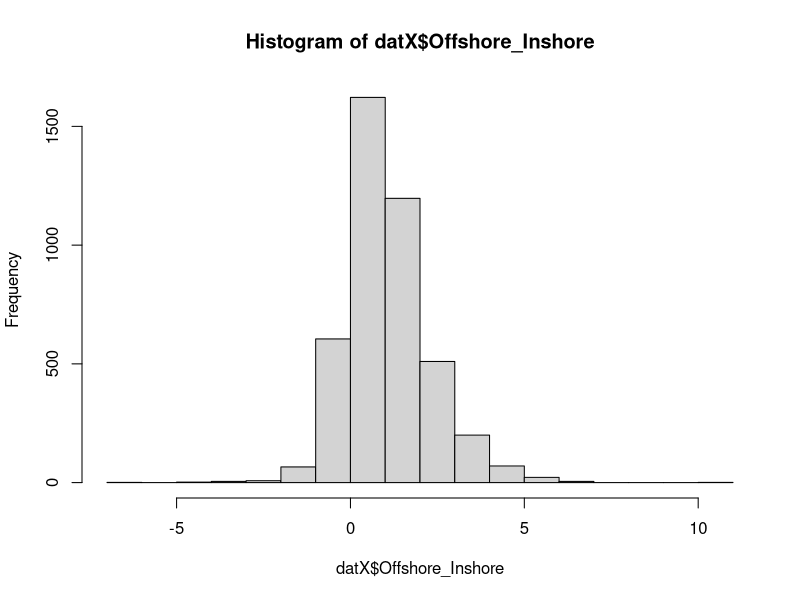

Source code (R): (Note: this script raises an error after producing the figure.)
# Looking at the temperature gradient from inner shelf to outer shelf

## Need to get location and date matrix then extract SST from satelites

# As inshore, let's use 15km from shore


library(tidyverse)

# #inshore locations (15 km from shore):
#  # CB - -28.632 , 153.794
#  # EH - -29 , 153.637
#  # NS - -30 , 153.384
#  # DH - -31.75, 152.944
# sitesX <- data.frame(Site = c("CapeByron", "EvansHead", "NorthSolitary", "DiamondHead"),
#                     Latitude_Inshore = c(-28.632, -29, -30, -31.75),
#                     Longitude_Inshore = c(153.794, 153.637, 153.384, 152.944))
# 
# # For 8km offshore as inshore locations
# #sitesX <- data.frame(Site = c("CapeByron", "EvansHead", "NorthSolitary", "DiamondHead"),
# #                     Latitude_Inshore = c(-28.63198, -29, -30, -31.75),
# #                     Longitude_Inshore = c(153.7224, 153.5652, 153.3115, 152.8702))
# 
# # Offshore locations
# library(geosphere)
# destPoint(p = c(sitesX$Longitude_Inshore[1], sitesX$Latitude_Inshore[1]), b = 90, d = 30000)
# destPoint(p = c(sitesX$Longitude_Inshore[2], sitesX$Latitude_Inshore[2]), b = 90, d = 30000)
# destPoint(p = c(sitesX$Longitude_Inshore[3], sitesX$Latitude_Inshore[3]), b = 90, d = 30000)
# destPoint(p = c(sitesX$Longitude_Inshore[4], sitesX$Latitude_Inshore[4]), b = 90, d = 30000)
# 
# # # get 8km offshore locations
# # destPoint(p = c(sitesX$Longitude_Inshore[1], sitesX$Latitude_Inshore[1]), b = 270, d = 7000)
# # destPoint(p = c(sitesX$Longitude_Inshore[2], sitesX$Latitude_Inshore[2]), b = 270, d = 7000)
# # destPoint(p = c(sitesX$Longitude_Inshore[3], sitesX$Latitude_Inshore[3]), b = 270, d = 7000)
# # destPoint(p = c(sitesX$Longitude_Inshore[4], sitesX$Latitude_Inshore[4]), b = 270, d = 7000)
# 
# # Offshore locations (45km offshore)
# sitesX$Latitude_Offshore <- c(-28.63165, -28.99976, -29.99963, -31.74961)
# sitesX$Longitude_Offshore <- c(154.1008, 153.9449, 153.6949, 153.2606)
# 
# sitesX
# 
# # Now make date string
# # let's to 2004 - 2013 (10 years)
# 
# Date = seq.Date(from = as.Date("2004-01-01") , to = as.Date("2013-12-31"), by = 1)
# 
# 
# ### Make a dataframe for each site
# sites = levels(sitesX$Site)
# sites
# 
# df_list <- list()
# 
# for (i in sites){
#   dat2 <- filter(sitesX, Site == i)
#   assign(paste0("dat_",i,"_West"), data.frame(Longitude = dat2$Longitude_Inshore[1], Latitude = dat2$Latitude_Inshore[1],
#                                               Date =seq.Date(from = as.Date("2004-01-01") , to = as.Date("2013-12-31"), by = 1),
#                                               Location = paste0(i,"_West")))
#   assign(paste0("dat_",i,"_East"), data.frame(Longitude = dat2$Longitude_Offshore[1], Latitude = dat2$Latitude_Offshore[1],
#                                               Date = seq.Date(from = as.Date("2004-01-01") , to = as.Date("2013-12-31"), by = 1),
#                                               Location = paste0(i,"_East")))
# }
# 
# # merge into a single dataframe
# df_list <- list(dat_CapeByron_East, dat_CapeByron_West, dat_DiamondHead_East, dat_DiamondHead_West,
#                 dat_EvansHead_East, dat_EvansHead_West, dat_NorthSolitary_East, dat_NorthSolitary_West)
# full_dat <- bind_rows(df_list)
# full_dat$Location <- as.factor(full_dat$Location)
# str(full_dat)
# 
# 
# # 
# # 
# # ############################
# # # 
# # Test a smaller dataset (works well)
# #full_dat <- head(full_dat)
# 
# # # remove dodgy dates from MODIS
# # full_dat <- filter(full_dat, Date != "2004-12-04")
# # full_dat <- filter(full_dat, Date != "2006-07-05")
# # full_dat <- filter(full_dat, Date != "2007-06-02")
# # full_dat <- filter(full_dat, Date != "2007-12-02")
# #
# #
# CBE_dat <- filter(full_dat, Location == "CapeByron_East")
# CBW_dat <- filter(full_dat, Location == "CapeByron_West")
# DHE_dat <- filter(full_dat, Location == "DiamondHead_East")
# DHW_dat <- filter(full_dat, Location == "DiamondHead_West")
# NSE_dat <- filter(full_dat, Location == "NorthSolitary_East")
# NSW_dat <- filter(full_dat, Location == "NorthSolitary_West")
# EHE_dat <- filter(full_dat, Location == "EvansHead_East")
# EHW_dat <- filter(full_dat, Location == "EvansHead_West")
# 
# 
# head(full_dat)
# 
# ## Load download code
# source("../../../IMOS Data/IMOS_Toolbox/fIMOS_MatchMODIS.R")
# #source("fIMOS_MatchMODIS.R")
# 
# 
# # Possible products
# # pr <- c("sst_quality", "sst", "picop_brewin2012in", "picop_brewin2010at", "par",
# #         "owtd", "npp_vgpm_eppley_oc3", "npp_vgpm_eppley_gsm", "nanop_brewin2012in",
# #         "nanop_brewin2010at", "l2_flags", "ipar", "dt", "chl_oc3", "chl_gsm", "K_490")
# 
# pr <- c("sst") # select products here eg: "chl_oc3", "sst"
# # # Set resolutions
# # res_temp <- "1d" # temporal resolutions
# # res_spat <- 5 # Return the average of res_spat x res_spat pixels
# # 
# # #dat <- fIMOS_MatchMODIS(full_dat, pr, res_temp, res_spat)
# # #str(dat)
# # 
# 
# 
# #write.csv(dat, "Inshore_Offshore_Gradient.csv", row.names = F)


# 
#CBE_dat <- fIMOS_MatchMODIS(CBE_dat, pr, res_temp, res_spat) #
#write.csv(CBE_dat, "CB_east.csv", row.names = FALSE)
CBE_dat <- read_csv("CB_east.csv")

#CBW_dat <- fIMOS_MatchMODIS(CBW_dat, pr, res_temp, res_spat) #
#write.csv(CBW_dat_15km, "CB_west.csv", row.names = FALSE)
CBW_dat <- read_csv("CB_west.csv")

#EHE_dat <- fIMOS_MatchMODIS(EHE_dat, pr, res_temp, res_spat) #
#write.csv(EHE_dat, "EH_east.csv", row.names = FALSE)
EHE_dat <- read_csv("EH_east.csv")

#EHW_dat <- fIMOS_MatchMODIS(EHW_dat, pr, res_temp, res_spat) #
#write.csv(EHW_dat_15km, "EH_west.csv", row.names = FALSE)
EHW_dat <- read_csv("EH_west.csv")

#NSE_dat <- fIMOS_MatchMODIS(NSE_dat, pr, res_temp, res_spat) #
#write.csv(NSE_dat, "NS_east.csv", row.names = FALSE)
NSE_dat <- read_csv("NS_east.csv")

#NSW_dat <- fIMOS_MatchMODIS(NSW_dat, pr, res_temp, res_spat) #
#write.csv(NSW_dat_15km, "NS_west.csv", row.names = FALSE)
NSW_dat <- read_csv("NS_west.csv")

#DHE_dat <- fIMOS_MatchMODIS(DHE_dat, pr, res_temp, res_spat) #
#write.csv(DHE_dat, "DH_east.csv", row.names = FALSE)
DHE_dat <- read_csv("DH_east.csv")


#DHW_dat <- fIMOS_MatchMODIS(DHW_dat, pr, res_temp, res_spat) #
#write.csv(DHW_dat_15km, "DH_west.csv", row.names = FALSE)
DHW_dat <- read_csv("DH_west.csv")

# # 
df_list <- list(CBE_dat, CBW_dat, EHE_dat,EHW_dat, NSW_dat, NSE_dat, DHE_dat, DHW_dat) # fill with more later
dat <- bind_rows(df_list)


dat2 <- str_split_fixed(dat$Location, pattern = "_", n = 2)
dat$Transect <- as.factor(dat2[,1])
dat$East_West <- as.factor(dat2[,2])
# Remove data columns that don't match for east and west data
dat$Location <- NULL
dat$Latitude <- NULL
dat$Longitude <- NULL
head(dat)

datX <- dat %>% spread(key = East_West, value = sst_1d,  fill = NA) %>% mutate(Offshore_Inshore = East - West)

head(datX)
tail(datX)
hist(datX$Offshore_Inshore)
summary(datX$Offshore_Inshore)
levels(dat$East_West)
levels(dat$Transect)

datX$Transect <- factor(datX$Transect, levels = c("CapeByron", "EvansHead", "NorthSolitary", "DiamondHead"))

write.csv(datX, "Data/Temp gradient all sites.csv", row.names = F)

library(tidyverse)

datX <- read_csv("Data/Temp gradient all sites.csv")
datX$Transect <- factor(datX$Transect, levels = c("CapeByron", "EvansHead", "NorthSolitary", "DiamondHead"))
datX <- filter(datX, Offshore_Inshore <= 8)
head(datX)


# count all samples
dat_sum_all <- datX %>% group_by(Transect) %>% drop_na(Offshore_Inshore) %>% 
  summarise(n = n(), mean = mean(Offshore_Inshore), median = median(Offshore_Inshore), sd = sd(Offshore_Inshore))
dat_sum_all
dat_sum_all$Transect <- factor(dat_sum_all$Transect, levels = c("CapeByron", "EvansHead", "NorthSolitary", "DiamondHead"))


# count all samples with a difference > 1
dat_sum <- datX %>% filter(Offshore_Inshore >= 1) %>% group_by(Transect) %>% drop_na() %>%
  summarise(n = n())
dat_sum
dat_sum$Transect <- factor(dat_sum$Transect, levels = c("CapeByron", "EvansHead", "NorthSolitary", "DiamondHead"))



p1 <- ggplot(datX, aes(x = Offshore_Inshore)) + geom_histogram(aes(y = stat(count / sum(count))), binwidth = 0.5) +
  facet_wrap(~Transect) + theme_bw() + geom_vline(aes(xintercept = 0),lty = 2) +
  xlab("Offshore - Inshore Temp (deg C)") + ylab("Proportion") +
geom_label(data = dat_sum, aes(x = 4.8, y = 0.075, 
    label = paste("Mean: ", round(dat_sum_all$mean, 1), "\nMedian: ", 
    round(dat_sum_all$median,1), "\nSD: ", round(dat_sum_all$sd, 1),
    "\n% > 1 deg:", round(n/dat_sum_all$n *100,1))))
p1

ggsave("plots/Inshore_Offshore_Temp_Gradiet.png", height = 21.8, width = 14.8*2, dpi = 600, units = "cm")

# Check Seasonal Patterns
# Cape Byron
# count all samples
datX2_cb <- filter(datX, Transect == "CapeByron")

dat_sum_all_cb <- datX2_cb %>% group_by(Transect, Month) %>% drop_na(Offshore_Inshore) %>% 
  summarise(n = n(), mean = mean(Offshore_Inshore), median = median(Offshore_Inshore), sd = sd(Offshore_Inshore)) %>%
  drop_na()
dat_sum_all_cb
dat_sum_all_cb$Transect <- factor(dat_sum_all_cb$Transect, levels = c("CapeByron", "EvansHead", "NorthSolitary", "DiamondHead"))

# count all samples with a difference > 1
dat_sum_cb <- datX2_cb %>% filter(Offshore_Inshore >= 1) %>% group_by(Transect, Month) %>% drop_na() %>%
  summarise(n = n()) %>% drop_na()
dat_sum_cb
dat_sum_cb$Transect <- factor(dat_sum_cb$Transect, levels = c("CapeByron", "EvansHead", "NorthSolitary", "DiamondHead"))


p1 <- ggplot(datX2_cb, aes(x = Offshore_Inshore)) + geom_histogram(aes(y = stat(count / sum(count))), binwidth = 0.5) +
  facet_wrap(~Month) + theme_bw() + geom_vline(aes(xintercept = 0),lty = 2) +
  xlab("Offshore - Inshore Temp (deg C)") + ylab("Proportion") +
  geom_label(data = dat_sum_cb, aes(x = 4.8, y = 0.075, 
                                 label = paste("Mean: ", round(dat_sum_all_cb$mean, 1), "\nMedian: ", 
                                               round(dat_sum_all_cb$median,1), "\nSD: ", round(dat_sum_all_cb$sd, 1),
                                               "\n% > 1 deg:", round(dat_sum_cb$n/dat_sum_all_cb$n *100,1))))
p1
ggsave("plots/Inshore_Offshore_Temp_Gradiet CB Months.png", height = 21.8, width = 14.8*2, dpi = 600, units = "cm")

dat_sum_all_cb$Percent_1 <-  dat_sum_cb$n/dat_sum_all_cb$n *100
dat_sum_all_cb <- dat_sum_all_cb %>% drop_na()
dat_sum_all_cb

# Evans Head
# count all samples
datX2_EH <- filter(datX, Transect == "EvansHead")

dat_sum_all_EH <- datX2_EH %>% group_by(Transect, Month) %>% drop_na(Offshore_Inshore) %>% 
  summarise(n = n(), mean = mean(Offshore_Inshore), median = median(Offshore_Inshore), sd = sd(Offshore_Inshore))
dat_sum_all_EH
dat_sum_all_EH$Transect <- factor(dat_sum_all_EH$Transect, levels = c("CapeByron", "EvansHead", "NorthSolitary", "DiamondHead"))


# count all samples with a difference > 1
dat_sum_EH <- datX2_EH %>% filter(Offshore_Inshore >= 1) %>% group_by(Transect, Month) %>% drop_na() %>%
  summarise(n = n())
dat_sum_EH
dat_sum_EH$Transect <- factor(dat_sum_EH$Transect, levels = c("CapeByron", "EvansHead", "NorthSolitary", "DiamondHead"))


p1 <- ggplot(datX2_EH, aes(x = Offshore_Inshore)) + geom_histogram(aes(y = stat(count / sum(count))), binwidth = 0.5) +
  facet_wrap(~Month) + theme_bw() + geom_vline(aes(xintercept = 0),lty = 2) +
  xlab("Offshore - Inshore Temp (deg C)") + ylab("Proportion") +
  geom_label(data = dat_sum_EH, aes(x = 4.8, y = 0.075, 
                                 label = paste("Mean: ", round(dat_sum_all_EH$mean, 1), "\nMedian: ", 
                                               round(dat_sum_all_EH$median,1), "\nSD: ", round(dat_sum_all_EH$sd, 1),
                                               "\n% > 1 deg:", round(n/dat_sum_all_EH$n *100,1))))
p1
ggsave("plots/Inshore_Offshore_Temp_Gradiet EH Months.png", height = 21.8, width = 14.8*2, dpi = 600, units = "cm")

dat_sum_all_EH$Percent_1 <-  dat_sum_EH$n/dat_sum_all_EH$n *100
dat_sum_all_EH <- dat_sum_all_EH %>% drop_na()
dat_sum_all_EH

# North Solitary
# count all samples
datX2_NS <- filter(datX, Transect == "NorthSolitary")

dat_sum_all_NS <- datX2_NS %>% group_by(Transect, Month) %>% drop_na(Offshore_Inshore) %>% 
  summarise(n = n(), mean = mean(Offshore_Inshore), median = median(Offshore_Inshore), sd = sd(Offshore_Inshore))
dat_sum_all_NS
dat_sum_all_NS$Transect <- factor(dat_sum_all_NS$Transect, levels = c("CapeByron", "EvansHead", "NorthSolitary", "DiamondHead"))


# count all samples with a difference > 1
dat_sum_NS <- datX2_NS %>% filter(Offshore_Inshore >= 1) %>% group_by(Transect, Month) %>% drop_na() %>%
  summarise(n = n())
dat_sum_NS
dat_sum_NS$Transect <- factor(dat_sum_NS$Transect, levels = c("CapeByron", "EvansHead", "NorthSolitary", "DiamondHead"))


p1 <- ggplot(datX2_NS, aes(x = Offshore_Inshore)) + geom_histogram(aes(y = stat(count / sum(count))), binwidth = 0.5) +
  facet_wrap(~Month) + theme_bw() + geom_vline(aes(xintercept = 0),lty = 2) +
  xlab("Offshore - Inshore Temp (deg C)") + ylab("Proportion") +
  geom_label(data = dat_sum_NS, aes(x = 4.8, y = 0.075, 
                                 label = paste("Mean: ", round(dat_sum_all_NS$mean, 1), "\nMedian: ", 
                                               round(dat_sum_all_NS$median,1), "\nSD: ", round(dat_sum_all_NS$sd, 1),
                                               "\n% > 1 deg:", round(n/dat_sum_all_NS$n *100,1))))
p1
ggsave("plots/Inshore_Offshore_Temp_Gradiet NS Months.png", height = 21.8, width = 14.8*2, dpi = 600, units = "cm")

dat_sum_all_NS$Percent_1 <-  dat_sum_NS$n/dat_sum_all_NS$n *100
dat_sum_all_NS <- dat_sum_all_NS %>% drop_na()
dat_sum_all_NS

# Diamond Head
# count all samples
datX2_DH <- filter(datX, Transect == "DiamondHead")

dat_sum_all_DH <- datX2_DH %>% group_by(Transect, Month) %>% drop_na(Offshore_Inshore) %>% 
  summarise(n = n(), mean = mean(Offshore_Inshore), median = median(Offshore_Inshore), sd = sd(Offshore_Inshore))
dat_sum_all_DH
dat_sum_all_DH$Transect <- factor(dat_sum_all_DH$Transect, levels = c("CapeByron", "EvansHead", "NorthSolitary", "DiamondHead"))


# count all samples with a difference > 1
dat_sum_DH <- datX2_DH %>% filter(Offshore_Inshore >= 1) %>% group_by(Transect, Month) %>% drop_na() %>%
  summarise(n = n())
dat_sum_DH
dat_sum_DH$Transect <- factor(dat_sum_DH$Transect, levels = c("CapeByron", "EvansHead", "NorthSolitary", "DiamondHead"))


p1 <- ggplot(datX2_DH, aes(x = Offshore_Inshore)) + geom_histogram(aes(y = stat(count / sum(count))), binwidth = 0.5) +
  facet_wrap(~Month) + theme_bw() + geom_vline(aes(xintercept = 0),lty = 2) +
  xlab("Offshore - Inshore Temp (deg C)") + ylab("Proportion") +
  geom_label(data = dat_sum_DH, aes(x = 4.8, y = 0.075, 
                                 label = paste("Mean: ", round(dat_sum_all_DH$mean, 1), "\nMedian: ", 
                                               round(dat_sum_all_DH$median,1), "\nSD: ", round(dat_sum_all_DH$sd, 1),
                                               "\n% > 1 deg:", round(n/dat_sum_all_DH$n *100,1))))
p1
ggsave("plots/Inshore_Offshore_Temp_Gradiet DH Months.png", height = 21.8, width = 14.8*2, dpi = 600, units = "cm")

dat_sum_all_DH$Percent_1 <-  dat_sum_DH$n/dat_sum_all_DH$n *100
dat_sum_all_DH <- dat_sum_all_DH %>% drop_na()
dat_sum_all_DH
### Merge all sites together into dataframe
seasonal_full <- bind_rows(dat_sum_all_cb, dat_sum_all_EH, dat_sum_all_NS, dat_sum_all_DH)
head(seasonal_full)

p_season <- ggplot(seasonal_full, aes(x = Month, y = Percent_1, lty = Transect)) + 
  geom_line(size = 2) + theme_classic() + ylab("Temperature Gradient > 1 °C (% Days)") +
  theme(axis.title.x = element_text(face="bold", colour="black", size = 20),
        axis.text.x  = element_text(colour="black", size = 16), 
        axis.title.y = element_text(face="bold", colour="black", size = 20),
        axis.text.y  = element_text(colour="black", size = 16)) +
  scale_x_continuous(limits=c(0.8, 12.1), breaks = c(1:12))
p_season

ggsave("plots/Inshore Offshore Seasonal patterns.png", dpi = 600, height = 14.8, width = 21, units ="cm")

#########################################################################################################################
### TO make with error bars
#########################################################################################################################

datX <- read_csv("Data/Temp gradient all sites.csv")
datX$Transect <- factor(datX$Transect, levels = c("CapeByron", "EvansHead", "NorthSolitary", "DiamondHead"))
datX <- filter(datX, Offshore_Inshore <= 8)
head(datX)


# count all samples
dat_sum_all <- datX %>% group_by(Transect) %>% drop_na(Offshore_Inshore) %>% 
  summarise(n = n(), mean = mean(Offshore_Inshore), median = median(Offshore_Inshore), sd = sd(Offshore_Inshore))
dat_sum_all
dat_sum_all$Transect <- factor(dat_sum_all$Transect, levels = c("CapeByron", "EvansHead", "NorthSolitary", "DiamondHead"))


# count all samples with a difference > 1
dat_sum <- datX %>% filter(Offshore_Inshore >= 1) %>% group_by(Transect) %>% drop_na() %>%
  summarise(n = n())
dat_sum
dat_sum$Transect <- factor(dat_sum$Transect, levels = c("CapeByron", "EvansHead", "NorthSolitary", "DiamondHead"))



p1 <- ggplot(datX, aes(x = Offshore_Inshore)) + geom_histogram(aes(y = stat(count / sum(count))), binwidth = 0.5) +
  facet_wrap(~Transect) + theme_bw() + geom_vline(aes(xintercept = 0),lty = 2) +
  xlab("Offshore - Inshore Temp (deg C)") + ylab("Proportion") +
  geom_label(data = dat_sum, aes(x = 4.8, y = 0.075, 
                                 label = paste("Mean: ", round(dat_sum_all$mean, 1), "\nMedian: ", 
                                               round(dat_sum_all$median,1), "\nSD: ", round(dat_sum_all$sd, 1),
                                               "\n% > 1 deg:", round(n/dat_sum_all$n *100,1))))
p1

ggsave("plots/Inshore_Offshore_Temp_Gradiet.png", width = 21.8, height = 14.8, dpi = 600, units = "cm")
ggsave("plots/Inshore_Offshore_Temp_Gradiet.pdf", width = 21.8, height = 14.8, units = "cm")

# Check Seasonal Patterns
# Cape Byron ############################################################# This code does work
# count all samples
datX2_cb <- filter(datX, Transect == "CapeByron")
datX2_cb$Month <- as.factor(as.character(datX2_cb$Month))
datX2_cb$Year <- as.factor(as.character(datX2_cb$Year))

dat_sum_all_cb <- datX2_cb %>% group_by(Transect, Month, Year) %>% drop_na(Offshore_Inshore) %>% 
  summarise(n = n()) #%>%
  #drop_na()
dat_sum_all_cb
dat_sum_all_cb$Transect <- factor(dat_sum_all_cb$Transect, levels = c("CapeByron", "EvansHead", "NorthSolitary", "DiamondHead"))

# count all samples with a difference > 1
dat_sum_cb <- datX2_cb %>% filter(Offshore_Inshore >= 1) %>% group_by(Transect, Month, Year, .drop = FALSE) %>% drop_na(Offshore_Inshore) %>%
  summarise(n = n())# %>% drop_na()
dat_sum_cb
dat_sum_cb$Transect <- factor(dat_sum_cb$Transect, levels = c("CapeByron", "EvansHead", "NorthSolitary", "DiamondHead"))

#ggsave("plots/Inshore_Offshore_Temp_Gradiet CB Months_5km.png", height = 21.8, width = 14.8*2, dpi = 600, units = "cm")

### need to combine both dataframes to make them equal....

dat_sum_all_cb$Percent_1 <-  dat_sum_cb$n/dat_sum_all_cb$n *100
dat_sum_all_cb <- dat_sum_all_cb %>% drop_na()
dat_sum_all_cb

# Evans Head
# count all samples
datX2_EH <- filter(datX, Transect == "EvansHead")
datX2_EH$Month <- as.factor(as.character(datX2_EH$Month))
datX2_EH$Year <- as.factor(as.character(datX2_EH$Year))

dat_sum_all_EH <- datX2_EH %>% group_by(Transect, Month, Year, .drop =FALSE) %>% drop_na(Offshore_Inshore) %>% 
  summarise(n = n(), mean = mean(Offshore_Inshore), median = median(Offshore_Inshore), sd = sd(Offshore_Inshore))
dat_sum_all_EH
dat_sum_all_EH$Transect <- factor(dat_sum_all_EH$Transect, levels = c("CapeByron", "EvansHead", "NorthSolitary", "DiamondHead"))


# count all samples with a difference > 1
dat_sum_EH <- datX2_EH %>% filter(Offshore_Inshore >= 1) %>% group_by(Transect, Month, Year, .drop = FALSE) %>% drop_na() %>%
  summarise(n = n())
dat_sum_EH
dat_sum_EH$Transect <- factor(dat_sum_EH$Transect, levels = c("CapeByron", "EvansHead", "NorthSolitary", "DiamondHead"))



dat_sum_all_EH$Percent_1 <-  dat_sum_EH$n/dat_sum_all_EH$n *100
dat_sum_all_EH <- dat_sum_all_EH %>% drop_na()
dat_sum_all_EH

# North Solitary
# count all samples
datX2_NS <- filter(datX, Transect == "NorthSolitary")
datX2_NS$Month <- as.factor(as.character(datX2_NS$Month))
datX2_NS$Year <- as.factor(as.character(datX2_NS$Year))

dat_sum_all_NS <- datX2_NS %>% group_by(Transect, Month, Year, .drop =FALSE) %>% drop_na(Offshore_Inshore) %>% 
  summarise(n = n(), mean = mean(Offshore_Inshore), median = median(Offshore_Inshore), sd = sd(Offshore_Inshore))
dat_sum_all_NS
dat_sum_all_NS$Transect <- factor(dat_sum_all_NS$Transect, levels = c("CapeByron", "EvansHead", "NorthSolitary", "DiamondHead"))


# count all samples with a difference > 1
dat_sum_NS <- datX2_NS %>% filter(Offshore_Inshore >= 1) %>% group_by(Transect, Month, Year, .drop =F) %>% drop_na() %>%
  summarise(n = n())
dat_sum_NS
dat_sum_NS$Transect <- factor(dat_sum_NS$Transect, levels = c("CapeByron", "EvansHead", "NorthSolitary", "DiamondHead"))


dat_sum_all_NS$Percent_1 <-  dat_sum_NS$n/dat_sum_all_NS$n *100
dat_sum_all_NS <- dat_sum_all_NS %>% drop_na()
dat_sum_all_NS

# Diamond Head
# count all samples
datX2_DH <- filter(datX, Transect == "DiamondHead")
datX2_DH$Month <- as.factor(as.character(datX2_DH$Month))
datX2_DH$Year <- as.factor(as.character(datX2_DH$Year))

dat_sum_all_DH <- datX2_DH %>% group_by(Transect, Month, Year, .drop = F) %>% drop_na(Offshore_Inshore) %>% 
  summarise(n = n(), mean = mean(Offshore_Inshore), median = median(Offshore_Inshore), sd = sd(Offshore_Inshore))
dat_sum_all_DH
dat_sum_all_DH$Transect <- factor(dat_sum_all_DH$Transect, levels = c("CapeByron", "EvansHead", "NorthSolitary", "DiamondHead"))


# count all samples with a difference > 1
dat_sum_DH <- datX2_DH %>% filter(Offshore_Inshore >= 1) %>% group_by(Transect, Month, Year, .drop =F) %>% drop_na() %>%
  summarise(n = n())
dat_sum_DH
dat_sum_DH$Transect <- factor(dat_sum_DH$Transect, levels = c("CapeByron", "EvansHead", "NorthSolitary", "DiamondHead"))



dat_sum_all_DH$Percent_1 <-  dat_sum_DH$n/dat_sum_all_DH$n *100
dat_sum_all_DH <- dat_sum_all_DH %>% drop_na()
dat_sum_all_DH
### Merge all sites together into dataframe
seasonal_full <- bind_rows(dat_sum_all_cb, dat_sum_all_EH, dat_sum_all_NS, dat_sum_all_DH)
head(seasonal_full)


dat_plot <- seasonal_full %>% group_by(Transect, Month) %>% summarise(mean_percent = mean(Percent_1),
                                                                      sd = sd(Percent_1), n = n(),
                                                                      SE = sd/sqrt(n))
dat_plot$Month <- as.numeric(as.character(dat_plot$Month))
head(dat_plot)

p_season <- ggplot(dat_plot, aes(x = Month, y = mean_percent, lty = Transect)) +  geom_point() +
  geom_line(size = 1.5) + theme_classic() + ylab("Temperature Gradient > 1 °C (% ± SE)") +
  geom_errorbar(aes(ymin=mean_percent-SE, ymax=mean_percent+SE), width=.2, show.legend = FALSE)+
  theme(axis.title.x = element_text(face="bold", colour="black", size = 18),
        axis.text.x  = element_text(colour="black", size = 14), 
        axis.title.y = element_text(face="bold", colour="black", size = 18),
        axis.text.y  = element_text(colour="black", size = 14),
        legend.key.width = unit(3, "line"),
        legend.position=c(.4, .9),
        legend.title = element_text(size=14, face="bold"),
        legend.text = element_text(size=10)) +
  scale_x_continuous(limits=c(0.8, 12.1), breaks = c(1:12)) +
  scale_linetype_discrete(name  ="Transect",
                          breaks=c("CapeByron", "EvansHead", "NorthSolitary", "DiamondHead"),
                          labels=c("Cape Byron (28.6 °S)", "Evans Head (29 °S)", "North Solitary (30 °S)", "Diamond Head (31.8 °S)"))
p_season

ggsave("plots/Inshore Offshore Seasonal patterns.png", dpi = 600, height = 14.8, width = 21, units ="cm")



# #########################################################################################################################
# ### TO make with error bars for 8km offshore not 15
# #########################################################################################################################
# # 
# #CBE_dat <- fIMOS_MatchMODIS(CBE_dat, pr, res_temp, res_spat) #
# #write.csv(CBE_dat, "CB_east.csv", row.names = FALSE)
# CBE_dat <- read_csv("CB_east.csv")
# 
# #CBW_dat <- fIMOS_MatchMODIS(CBW_dat, pr, res_temp, res_spat) #
# #write.csv(CBW_dat_15km, "CB_west.csv", row.names = FALSE)
# CBW_dat <- read_csv("CB_west_8km.csv")
# 
# #EHE_dat <- fIMOS_MatchMODIS(EHE_dat, pr, res_temp, res_spat) #
# #write.csv(EHE_dat, "EH_east.csv", row.names = FALSE)
# EHE_dat <- read_csv("EH_east.csv")
# 
# #EHW_dat <- fIMOS_MatchMODIS(EHW_dat, pr, res_temp, res_spat) #
# #write.csv(EHW_dat_15km, "EH_west.csv", row.names = FALSE)
# EHW_dat <- read_csv("EH_west_8km.csv")
# 
# #NSE_dat <- fIMOS_MatchMODIS(NSE_dat, pr, res_temp, res_spat) #
# #write.csv(NSE_dat, "NS_east.csv", row.names = FALSE)
# NSE_dat <- read_csv("NS_east.csv")
# 
# #NSW_dat <- fIMOS_MatchMODIS(NSW_dat, pr, res_temp, res_spat) #
# #write.csv(NSW_dat_15km, "NS_west.csv", row.names = FALSE)
# NSW_dat <- read_csv("NS_west_8km.csv")
# 
# #DHE_dat <- fIMOS_MatchMODIS(DHE_dat, pr, res_temp, res_spat) #
# #write.csv(DHE_dat, "DH_east.csv", row.names = FALSE)
# DHE_dat <- read_csv("DH_east.csv")
# 
# 
# #DHW_dat <- fIMOS_MatchMODIS(DHW_dat, pr, res_temp, res_spat) #
# #write.csv(DHW_dat_15km, "DH_west.csv", row.names = FALSE)
# DHW_dat <- read_csv("DH_west_8km.csv")
# 
# # # 
# df_list <- list(CBE_dat, CBW_dat, EHE_dat,EHW_dat, NSW_dat, NSE_dat, DHE_dat, DHW_dat) # fill with more later
# dat <- bind_rows(df_list)
# 
# 
# dat2 <- str_split_fixed(dat$Location, pattern = "_", n = 2)
# dat$Transect <- as.factor(dat2[,1])
# dat$East_West <- as.factor(dat2[,2])
# # Remove data columns that don't match for east and west data
# dat$Location <- NULL
# dat$Latitude <- NULL
# dat$Longitude <- NULL
# head(dat)
# 
# datX <- dat %>% spread(key = East_West, value = sst_1d,  fill = NA) %>% mutate(Offshore_Inshore = East - West)
# 
# head(datX)
# tail(datX)
# hist(datX$Offshore_Inshore)
# summary(datX$Offshore_Inshore)
# levels(dat$East_West)
# levels(dat$Transect)
# 
# datX$Transect <- factor(datX$Transect, levels = c("CapeByron", "EvansHead", "NorthSolitary", "DiamondHead"))
# 
# write.csv(datX, "Data/Temp gradient all sites 8km.csv", row.names = F)
# 

#################

datX <- read_csv("Data/Temp gradient all sites 8km.csv")
datX$Transect <- factor(datX$Transect, levels = c("CapeByron", "EvansHead", "NorthSolitary", "DiamondHead"))
datX <- filter(datX, Offshore_Inshore <= 8)
head(datX)


# count all samples
dat_sum_all <- datX %>% group_by(Transect) %>% drop_na(Offshore_Inshore) %>% 
  summarise(n = n(), mean = mean(Offshore_Inshore), median = median(Offshore_Inshore), sd = sd(Offshore_Inshore))
dat_sum_all
dat_sum_all$Transect <- factor(dat_sum_all$Transect, levels = c("CapeByron", "EvansHead", "NorthSolitary", "DiamondHead"))


# count all samples with a difference > 1
dat_sum <- datX %>% filter(Offshore_Inshore >= 1) %>% group_by(Transect) %>% drop_na() %>%
  summarise(n = n())
dat_sum
dat_sum$Transect <- factor(dat_sum$Transect, levels = c("CapeByron", "EvansHead", "NorthSolitary", "DiamondHead"))



p1 <- ggplot(datX, aes(x = Offshore_Inshore)) + geom_histogram(aes(y = stat(count / sum(count))), binwidth = 0.5) +
  facet_wrap(~Transect) + theme_bw() + geom_vline(aes(xintercept = 0),lty = 2) +
  xlab("Offshore - Inshore SST (°C)") + ylab("Proportion") +
  geom_label(data = dat_sum, aes(x = 4.8, y = 0.075, 
                                 label = paste("Mean: ", round(dat_sum_all$mean, 1), "\nMedian: ", 
                                               round(dat_sum_all$median,1), "\nSD: ", round(dat_sum_all$sd, 1),
                                               "\n% > 1 °C:", round(n/dat_sum_all$n *100,1)))) +
  theme(axis.title.x = element_text(face="bold", colour="black", size = 18),
        axis.text.x  = element_text(colour="black", size = 14), 
        axis.title.y = element_text(face="bold", colour="black", size = 18),
        axis.text.y  = element_text(colour="black", size = 14))
p1

ggsave("plots/Inshore_Offshore_Temp_Gradiet_8km.png", width = 21.8, height = 14.8, dpi = 600, units = "cm")
ggsave("plots/Inshore_Offshore_Temp_Gradiet_8km.pdf", width = 21.8, height = 14.8, units = "cm")


# Check Seasonal Patterns
# Cape Byron ############################################################# This code does work
# count all samples
datX2_cb <- filter(datX, Transect == "CapeByron")
datX2_cb$Month <- as.factor(as.character(datX2_cb$Month))
datX2_cb$Year <- as.factor(as.character(datX2_cb$Year))

dat_sum_all_cb <- datX2_cb %>% group_by(Transect, Month, Year) %>% drop_na(Offshore_Inshore) %>% 
  summarise(n = n()) #%>%
#drop_na()
dat_sum_all_cb
dat_sum_all_cb$Transect <- factor(dat_sum_all_cb$Transect, levels = c("CapeByron", "EvansHead", "NorthSolitary", "DiamondHead"))

# count all samples with a difference > 1
dat_sum_cb <- datX2_cb %>% filter(Offshore_Inshore >= 1) %>% group_by(Transect, Month, Year, .drop = FALSE) %>% drop_na(Offshore_Inshore) %>%
  summarise(n = n())# %>% drop_na()
dat_sum_cb
dat_sum_cb$Transect <- factor(dat_sum_cb$Transect, levels = c("CapeByron", "EvansHead", "NorthSolitary", "DiamondHead"))

#ggsave("plots/Inshore_Offshore_Temp_Gradiet CB Months_5km.png", height = 21.8, width = 14.8*2, dpi = 600, units = "cm")

### need to combine both dataframes to make them equal....

dat_sum_all_cb$Percent_1 <-  dat_sum_cb$n/dat_sum_all_cb$n *100
dat_sum_all_cb <- dat_sum_all_cb %>% drop_na()
dat_sum_all_cb

# Evans Head
# count all samples
datX2_EH <- filter(datX, Transect == "EvansHead")
datX2_EH$Month <- as.factor(as.character(datX2_EH$Month))
datX2_EH$Year <- as.factor(as.character(datX2_EH$Year))

dat_sum_all_EH <- datX2_EH %>% group_by(Transect, Month, Year, .drop =FALSE) %>% drop_na(Offshore_Inshore) %>% 
  summarise(n = n(), mean = mean(Offshore_Inshore), median = median(Offshore_Inshore), sd = sd(Offshore_Inshore))
dat_sum_all_EH
dat_sum_all_EH$Transect <- factor(dat_sum_all_EH$Transect, levels = c("CapeByron", "EvansHead", "NorthSolitary", "DiamondHead"))


# count all samples with a difference > 1
dat_sum_EH <- datX2_EH %>% filter(Offshore_Inshore >= 1) %>% group_by(Transect, Month, Year, .drop = FALSE) %>% drop_na() %>%
  summarise(n = n())
dat_sum_EH
dat_sum_EH$Transect <- factor(dat_sum_EH$Transect, levels = c("CapeByron", "EvansHead", "NorthSolitary", "DiamondHead"))



dat_sum_all_EH$Percent_1 <-  dat_sum_EH$n/dat_sum_all_EH$n *100
dat_sum_all_EH <- dat_sum_all_EH %>% drop_na()
dat_sum_all_EH

# North Solitary
# count all samples
datX2_NS <- filter(datX, Transect == "NorthSolitary")
datX2_NS$Month <- as.factor(as.character(datX2_NS$Month))
datX2_NS$Year <- as.factor(as.character(datX2_NS$Year))

dat_sum_all_NS <- datX2_NS %>% group_by(Transect, Month, Year, .drop =FALSE) %>% drop_na(Offshore_Inshore) %>% 
  summarise(n = n(), mean = mean(Offshore_Inshore), median = median(Offshore_Inshore), sd = sd(Offshore_Inshore))
dat_sum_all_NS
dat_sum_all_NS$Transect <- factor(dat_sum_all_NS$Transect, levels = c("CapeByron", "EvansHead", "NorthSolitary", "DiamondHead"))


# count all samples with a difference > 1
dat_sum_NS <- datX2_NS %>% filter(Offshore_Inshore >= 1) %>% group_by(Transect, Month, Year, .drop =F) %>% drop_na() %>%
  summarise(n = n())
dat_sum_NS
dat_sum_NS$Transect <- factor(dat_sum_NS$Transect, levels = c("CapeByron", "EvansHead", "NorthSolitary", "DiamondHead"))


dat_sum_all_NS$Percent_1 <-  dat_sum_NS$n/dat_sum_all_NS$n *100
dat_sum_all_NS <- dat_sum_all_NS %>% drop_na()
dat_sum_all_NS

# Diamond Head
# count all samples
datX2_DH <- filter(datX, Transect == "DiamondHead")
datX2_DH$Month <- as.factor(as.character(datX2_DH$Month))
datX2_DH$Year <- as.factor(as.character(datX2_DH$Year))

dat_sum_all_DH <- datX2_DH %>% group_by(Transect, Month, Year, .drop = F) %>% drop_na(Offshore_Inshore) %>% 
  summarise(n = n(), mean = mean(Offshore_Inshore), median = median(Offshore_Inshore), sd = sd(Offshore_Inshore))
dat_sum_all_DH
dat_sum_all_DH$Transect <- factor(dat_sum_all_DH$Transect, levels = c("CapeByron", "EvansHead", "NorthSolitary", "DiamondHead"))


# count all samples with a difference > 1
dat_sum_DH <- datX2_DH %>% filter(Offshore_Inshore >= 1) %>% group_by(Transect, Month, Year, .drop =F) %>% drop_na() %>%
  summarise(n = n())
dat_sum_DH
dat_sum_DH$Transect <- factor(dat_sum_DH$Transect, levels = c("CapeByron", "EvansHead", "NorthSolitary", "DiamondHead"))



dat_sum_all_DH$Percent_1 <-  dat_sum_DH$n/dat_sum_all_DH$n *100
dat_sum_all_DH <- dat_sum_all_DH %>% drop_na()
dat_sum_all_DH
### Merge all sites together into dataframe
seasonal_full <- bind_rows(dat_sum_all_cb, dat_sum_all_EH, dat_sum_all_NS, dat_sum_all_DH)
head(seasonal_full)


dat_plot <- seasonal_full %>% group_by(Transect, Month) %>% summarise(mean_percent = mean(Percent_1),
                                                                      sd = sd(Percent_1), n = n(),
                                                                      SE = sd/sqrt(n))
dat_plot$Month <- as.numeric(as.character(dat_plot$Month))
head(dat_plot)

p_season <- ggplot(dat_plot, aes(x = Month, y = mean_percent, lty = Transect)) +  geom_point() +
  geom_line(size = 1.5) + theme_classic() + ylab("Temperature Gradient > 1 °C (% ± SE)") +
  geom_errorbar(aes(ymin=mean_percent-SE, ymax=mean_percent+SE), width=.2, show.legend = FALSE)+
  theme(axis.title.x = element_text(face="bold", colour="black", size = 18),
        axis.text.x  = element_text(colour="black", size = 14), 
        axis.title.y = element_text(face="bold", colour="black", size = 18),
        axis.text.y  = element_text(colour="black", size = 14),
        legend.key.width = unit(3, "line"),
        legend.position=c(.75, .2),
        legend.title = element_text(size=14, face="bold"),
        legend.text = element_text(size=10)) +
  scale_x_continuous(limits=c(0.8, 12.1), breaks = c(1:12)) +
  scale_linetype_discrete(name  ="Transect",
                          breaks=c("CapeByron", "EvansHead", "NorthSolitary", "DiamondHead"),
                          labels=c("Cape Byron (28.6 °S)", "Evans Head (29 °S)", "North Solitary (30 °S)", "Diamond Head (31.8 °S)"))
p_season

ggsave("plots/Inshore Offshore Seasonal patterns 8km.png", dpi = 600, height = 14.8, width = 21, units ="cm")

# Check change over time

# Check years
dat_plotY <- seasonal_full %>% group_by(Transect, Year) %>% summarise(mean_percent = mean(Percent_1),
                                                                      sd = sd(Percent_1), n = n(),
                                                                      SE = sd/sqrt(n))

p_seasonY <- ggplot(dat_plotY, aes(x = Year, y = mean_percent, lty = Transect)) +  geom_point() +
  geom_line(size = 1.5) + theme_classic() + ylab("Temperature Gradient > 1 °C (% ± SE)") + 
  geom_errorbar(aes(ymin=mean_percent-SE, ymax=mean_percent+SE), width=.2, show.legend = FALSE)+
  theme(axis.title.x = element_text(face="bold", colour="black", size = 18),
        axis.text.x  = element_text(colour="black", size = 14), 
        axis.title.y = element_text(face="bold", colour="black", size = 18),
        axis.text.y  = element_text(colour="black", size = 14),
        legend.key.width = unit(3, "line"),
        legend.position=c(.25, .85),
        legend.title = element_text(size=14, face="bold"),
        legend.text = element_text(size=10)) +
  #scale_x_continuous(limits=c(0.8, 12.1), breaks = c(1:12)) +
  scale_linetype_discrete(name  ="Transect",
                          breaks=c("CapeByron", "EvansHead", "NorthSolitary", "DiamondHead"),
                          labels=c("Cape Byron (28.6 °S)", "Evans Head (29 °S)", "North Solitary (30 °S)", "Diamond Head (31.8 °S)"))
p_seasonY


# Look at Monthly patterns

dat_plot <- seasonal_full %>% group_by(Transect, Month) %>% summarise(mean_percent = mean(Percent_1),
                                                                      sd = sd(Percent_1), n = n(),
                                                                      SE = sd/sqrt(n))

p_season <- ggplot(dat_plot, aes(x = Month, y = mean_percent, lty = Transect)) +  geom_point() +
  geom_line(size = 1.5) + theme_classic() + ylab("Temperature Gradient > 1 °C (% ± SE)") +
  geom_errorbar(aes(ymin=mean_percent-SE, ymax=mean_percent+SE), width=.2, show.legend = FALSE)+
  theme(axis.title.x = element_text(face="bold", colour="black", size = 18),
        axis.text.x  = element_text(colour="black", size = 14), 
        axis.title.y = element_text(face="bold", colour="black", size = 18),
        axis.text.y  = element_text(colour="black", size = 14),
        legend.key.width = unit(3, "line"),
        legend.position=c(.25, .85),
        legend.title = element_text(size=14, face="bold"),
        legend.text = element_text(size=10)) +
  scale_x_continuous(limits=c(0.8, 12.1), breaks = c(1:12)) +
  scale_linetype_discrete(name  ="Transect",
                          breaks=c("CapeByron", "EvansHead", "NorthSolitary", "DiamondHead"),
                          labels=c("Cape Byron (28.6 °S)", "Evans Head (29 °S)", "North Solitary (30 °S)", "Diamond Head (31.8 °S)"))
p_season

ggsave("plots/Inshore Offshore Seasonal patterns 15km.png", dpi = 600, height = 14.8, width = 21, units ="cm")
